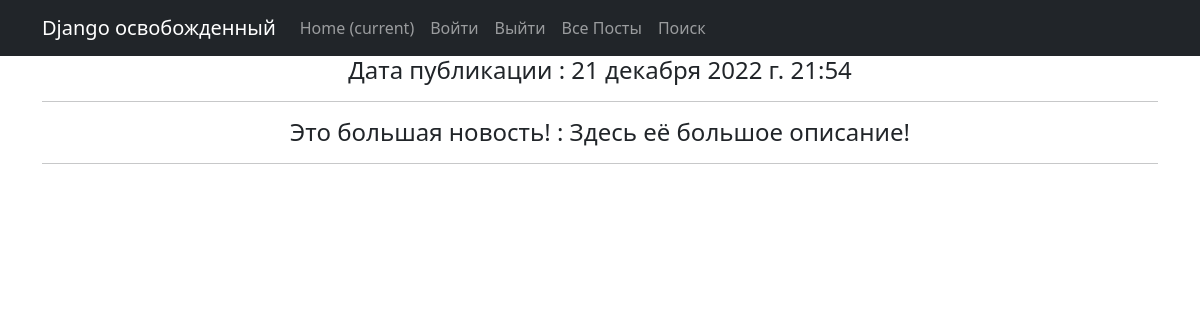
/post/1, run on an earlier commit of the app's database.
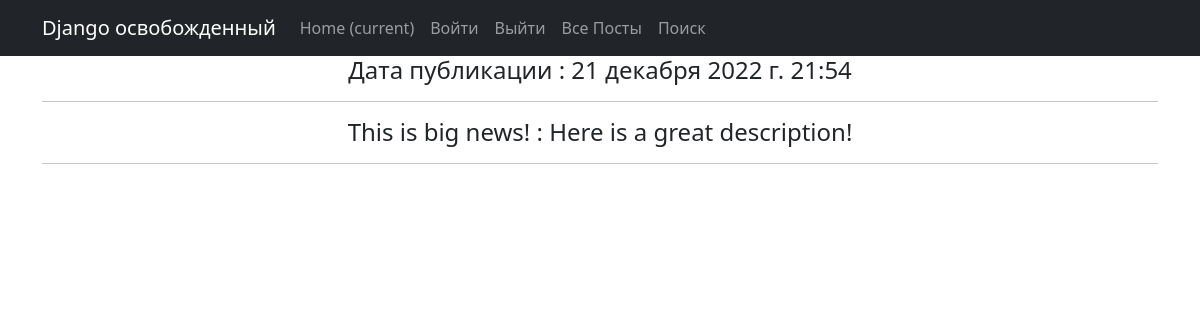
And on a later commit of the database.
### news/models.py (models this page shows, shortened)
class Post(models.Model):
    author = models.ForeignKey(Author, on_delete=models.CASCADE)
    NEWS = 'NW'
    ARTICLE = 'AR'
    CATEGORY_CHOICES = (
        (NEWS, 'Новость'),
        (ARTICLE, 'Статья'),
    )
    categoryType = models.CharField(max_length=2, choices=CATEGORY_CHOICES, default=ARTICLE)
    dateCreation = models.DateTimeField(auto_now_add=True)
    postCategory = models.ManyToManyField(Category, through='PostCategory')
    title = models.CharField(max_length=128)
    text = models.TextField()
    rating = models.SmallIntegerField(default=0)

### news/views.py (the view)
# urls.py: path('<int:pk>', cache_page(60 * 5)(NewsDetail.as_view()), name='news_detail'),
class NewsDetail(DetailView):
    model = Post
    template_name = 'news.html'
    context_object_name = 'news'
    def get_object(self, *args, **kwargs):  # переопределяем метод получения объекта, как ни странно
        obj = cache.get(f'post-{self.kwargs["pk"]}',
                        None)
        if not obj:
            obj = super().get_object(queryset=self.queryset)
            cache.set(f'post-{self.kwargs["pk"]}', obj)
        return obj

### templates/news.html (shortened to what this page needs)
{% extends 'flatpages/default.html' %}
{% load custom_filters %}
{% block content %}
<h4>Дата публикации : {{ news.dateCreation }}</h4>
<hr>
<h4>{{ news.title }} : {{ news.text }}</h4>
<hr>
{% endblock content %}

What changed in the data, as far as the page shows it:
changed Post: title "Это большая новость!" → "This is big news!"; text "Здесь её большое описание!" → "Here is a great description!"
